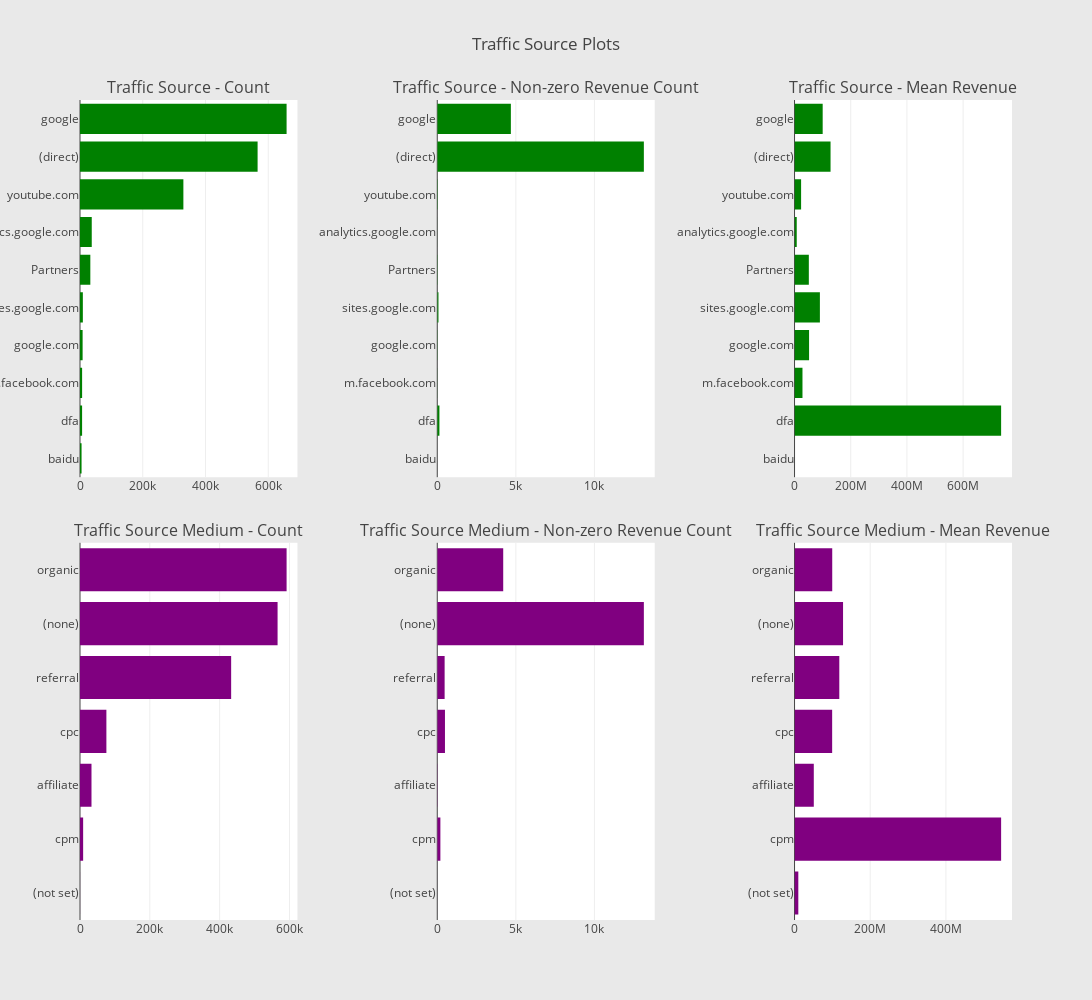

Here is the notebook cell this chart was saved with:
### Code cell
# Source
cnt_srs = train_df.groupby('trafficSource.source')['totals.transactionRevenue'].agg(['size', 'count', 'mean'])
cnt_srs.columns = ["count", "count of non-zero revenue", "mean"]
cnt_srs = cnt_srs.sort_values(by="count", ascending=False)
trace1 = horizontal_bar_chart(cnt_srs["count"].head(10), 'green')
trace2 = horizontal_bar_chart(cnt_srs["count of non-zero revenue"].head(10), 'green')
trace3 = horizontal_bar_chart(cnt_srs["mean"].head(10), 'green')

# Medium
cnt_srs = train_df.groupby('trafficSource.medium')['totals.transactionRevenue'].agg(['size', 'count', 'mean'])
cnt_srs.columns = ["count", "count of non-zero revenue", "mean"]
cnt_srs = cnt_srs.sort_values(by="count", ascending=False)
trace4 = horizontal_bar_chart(cnt_srs["count"], 'purple')
trace5 = horizontal_bar_chart(cnt_srs["count of non-zero revenue"], 'purple')
trace6 = horizontal_bar_chart(cnt_srs["mean"], 'purple')

# Creating two subplots
fig = tools.make_subplots(rows=2, cols=3, vertical_spacing=0.08, horizontal_spacing=0.15, 
                          subplot_titles=["Traffic Source - Count", "Traffic Source - Non-zero Revenue Count", "Traffic Source - Mean Revenue",
                                          "Traffic Source Medium - Count",  "Traffic Source Medium - Non-zero Revenue Count", "Traffic Source Medium - Mean Revenue"
                                          ])

fig.append_trace(trace1, 1, 1)
fig.append_trace(trace2, 1, 2)
fig.append_trace(trace3, 1, 3)
fig.append_trace(trace4, 2, 1)
fig.append_trace(trace5, 2, 2)
fig.append_trace(trace6, 2, 3)

fig['layout'].update(height=1000, width=1200, paper_bgcolor='rgb(233,233,233)', title="Traffic Source Plots")
py.iplot(fig, filename='traffic-source-plots')

### Figure 1 — Plotly figure (JSON) as saved in the notebook; plotly's stock layout.template omitted (floating-point values rounded to 4 significant figures)
{"data": [{"marker": {"color": "green"}, "orientation": "h", "showlegend": false, "type": "bar", "uid": "b4301309-db9f-45bf-aabe-96697a888c22", "x": [4971, 6704, 6737, 8341, 9072, 32931, 37436, 329450, 565975, 658384], "xaxis": "x", "y": ["baidu", "dfa", "m.facebook.com", "google.com", "sites.google.com", "Partners", "analytics.google.com", "youtube.com", "(direct)", "google"], "yaxis": "y"}, {"marker": {"color": "green"}, "orientation": "h", "showlegend": false, "type": "bar", "uid": "25f01c79-262e-48ab-9fa8-68de30be9381", "x": [0, 137, 7, 14, 76, 17, 3, 25, 13144, 4683], "xaxis": "x2", "y": ["baidu", "dfa", "m.facebook.com", "google.com", "sites.google.com", "Partners", "analytics.google.com", "youtube.com", "(direct)", "google"], "yaxis": "y2"}, {"marker": {"color": "green"}, "orientation": "h", "showlegend": false, "type": "bar", "uid": "f63b3bd9-c100-4839-9a42-7c8edfefbfe0", "x": [null, 735300000.0, 28260000.0, 51755000, 90250000.0, 50890000.0, 7823000.0, 23376400, 128200000.0, 100200000.0], "xaxis": "x3", "y": ["baidu", "dfa", "m.facebook.com", "google.com", "sites.google.com", "Partners", "analytics.google.com", "youtube.com", "(direct)", "google"], "yaxis": "y3"}, {"marker": {"color": "purple"}, "orientation": "h", "showlegend": false, "type": "bar", "uid": "28ef93e1-8f1e-4137-8e93-46ffac1665dc", "x": [134, 8982, 32915, 75603, 432963, 565957, 591783], "xaxis": "x4", "y": ["(not set)", "cpm", "affiliate", "cpc", "referral", "(none)", "organic"], "yaxis": "y4"}, {"marker": {"color": "purple"}, "orientation": "h", "showlegend": false, "type": "bar", "uid": "22b33171-88ba-4dd8-9372-c200e71cb56f", "x": [1, 198, 17, 490, 468, 13144, 4196], "xaxis": "x5", "y": ["(not set)", "cpm", "affiliate", "cpc", "referral", "(none)", "organic"], "yaxis": "y5"}, {"marker": {"color": "purple"}, "orientation": "h", "showlegend": false, "type": "bar", "uid": "f5c1e2ab-e169-4419-86b6-6b3e206bfb3f", "x": [9990000, 545900000.0, 50890000.0, 99410000.0, 118300000.0, 128200000.0, 99620000.0], "xaxis": "x6", "y": ["(not set)", "cpm", "affiliate", "cpc", "referral", "(none)", "organic"], "yaxis": "y6"}], "layout": {"annotations": [{"font": {"size": 16}, "showarrow": false, "text": "Traffic Source - Count", "x": 0.1167, "xanchor": "center", "xref": "paper", "y": 1, "yanchor": "bottom", "yref": "paper"}, {"font": {"size": 16}, "showarrow": false, "text": "Traffic Source - Non-zero Revenue Count", "x": 0.5, "xanchor": "center", "xref": "paper", "y": 1, "yanchor": "bottom", "yref": "paper"}, {"font": {"size": 16}, "showarrow": false, "text": "Traffic Source - Mean Revenue", "x": 0.8833, "xanchor": "center", "xref": "paper", "y": 1, "yanchor": "bottom", "yref": "paper"}, {"font": {"size": 16}, "showarrow": false, "text": "Traffic Source Medium - Count", "x": 0.1167, "xanchor": "center", "xref": "paper", "y": 0.46, "yanchor": "bottom", "yref": "paper"}, {"font": {"size": 16}, "showarrow": false, "text": "Traffic Source Medium - Non-zero Revenue Count", "x": 0.5, "xanchor": "center", "xref": "paper", "y": 0.46, "yanchor": "bottom", "yref": "paper"}, {"font": {"size": 16}, "showarrow": false, "text": "Traffic Source Medium - Mean Revenue", "x": 0.8833, "xanchor": "center", "xref": "paper", "y": 0.46, "yanchor": "bottom", "yref": "paper"}], "height": 1000, "paper_bgcolor": "rgb(233,233,233)", "title": "Traffic Source Plots", "width": 1200, "xaxis": {"anchor": "y", "domain": [0, 0.2333]}, "xaxis2": {"anchor": "y2", "domain": [0.3833, 0.6167]}, "xaxis3": {"anchor": "y3", "domain": [0.7667, 1.0]}, "xaxis4": {"anchor": "y4", "domain": [0, 0.2333]}, "xaxis5": {"anchor": "y5", "domain": [0.3833, 0.6167]}, "xaxis6": {"anchor": "y6", "domain": [0.7667, 1.0]}, "yaxis": {"anchor": "x", "domain": [0.54, 1]}, "yaxis2": {"anchor": "x2", "domain": [0.54, 1]}, "yaxis3": {"anchor": "x3", "domain": [0.54, 1]}, "yaxis4": {"anchor": "x4", "domain": [0, 0.46]}, "yaxis5": {"anchor": "x5", "domain": [0, 0.46]}, "yaxis6": {"anchor": "x6", "domain": [0, 0.46]}}}
